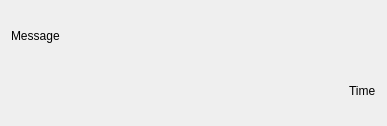
<?xml version="1.0" encoding="UTF-8"?>
<ui version="4.0">
 <class>ChatItemWidget</class>
 <widget class="QWidget" name="ChatItemWidget">
  <property name="geometry">
   <rect>
    <x>0</x>
    <y>0</y>
    <width>387</width>
    <height>126</height>
   </rect>
  </property>
  <property name="windowTitle">
   <string>Form</string>
  </property>
  <layout class="QVBoxLayout" name="verticalLayout">
   <item>
    <widget class="QLabel" name="lblMessage">
     <property name="text">
      <string>Message</string>
     </property>
    </widget>
   </item>
   <item alignment="Qt::AlignRight">
    <widget class="QLabel" name="lblTime">
     <property name="text">
      <string>Time</string>
     </property>
    </widget>
   </item>
  </layout>
 </widget>
 <resources/>
 <connections/>
</ui>
